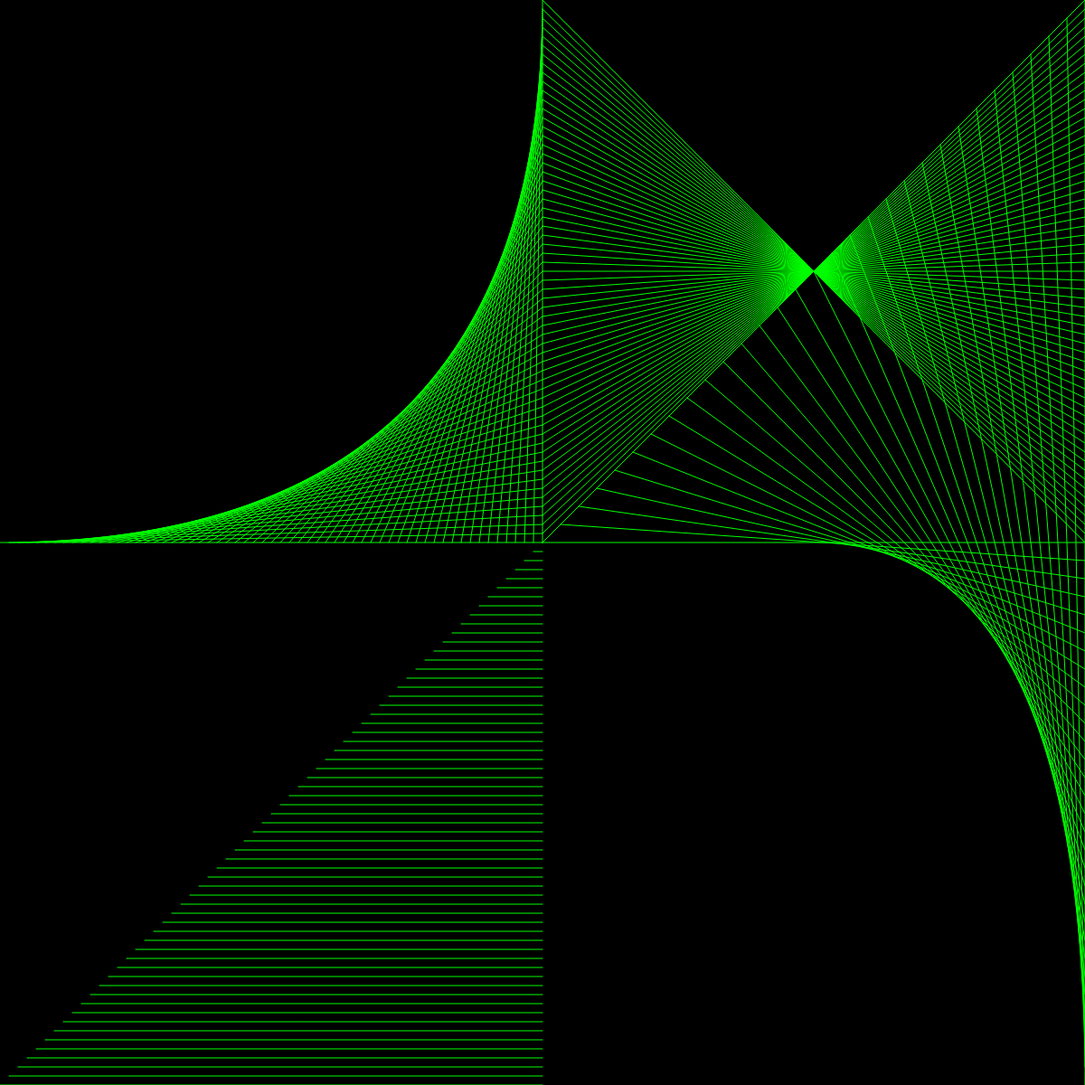
Frame 1 (no input)
Frame 60 (no input): identical to frame 1, image omitted
Frame 120 (the mouse pressed at the canvas centre since frame 60): identical to frame 1, image omitted

The p5.js sketch that drew this single still picture (run headless with seeded random() and noise() and a simulated clock; from frame 60 on, the mouse is pressed at the canvas centre):

// p5.js sketch
// ── sketch.js
function setup(){
	createCanvas(1200,1200);
}

function draw(){
	background(0);
	
	stroke(0,255,0);
	
	for(var i = 0;i<=600;i+=10){
		line(600, 600-i,i,600);
	}
	
	for(var i = 0;i<=600;i+=10){
		line(600, i,1200,600-i);
	}
	
	for(var i = 600;i>=0;i-=10){
		line(600, 1200-i,i,1200-i);
	}
	
	for(var i = 0;i<=600;i+=20){
		line(1200, 1200-i,1200-i,i);
	}
}
